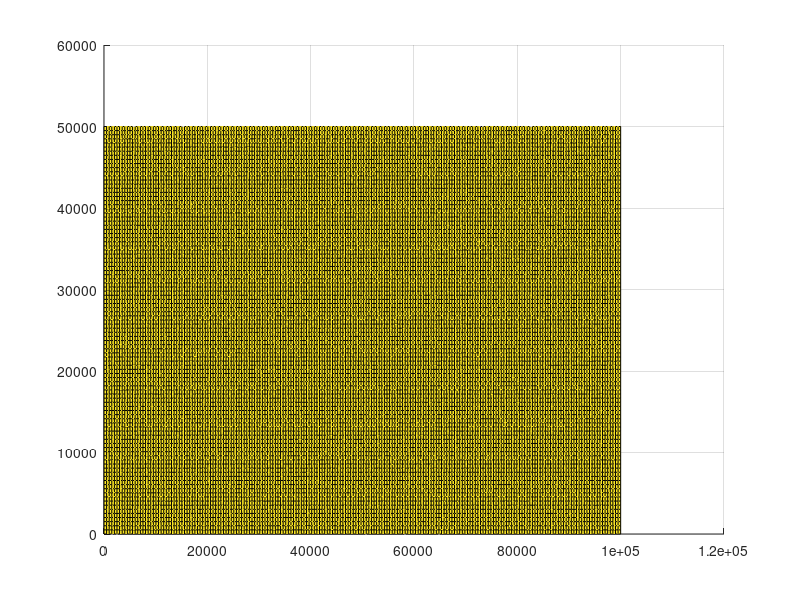

Reproduce this figure in MATLAB.
%% simple spatially variable diffusion test
clear all
close all

xmax=100000
ymax=50000

x=linspace(0,xmax,200);
y=linspace(0,ymax,100);

[xi, yi]=meshgrid(x,y);
bi=zeros(length(y),length(x));
bi(xi==0 | yi==0 | xi==xmax | yi==ymax)=2;


xi=xi+rand([length(y),length(x)]);
yi=yi+rand([length(y),length(x)]);




zi=zeros(length(y),length(x))+10+(5.*rand(length(y),length(x)));
zi(bi==2)=0;


kd=zeros(length(y),length(x));
kd2=zeros(length(y),length(x))+1;
kd3=kd2+1;


depths=(kd-7000)+800.*(1-yi./max(max(yi)));
depths2=(kd-1000)+800.*(1-yi./max(max(yi)));
depths3=(kd-30000)+800.*(1-yi./max(max(yi)));
% zi(xi>25000 & xi<75000 & yi>25000 & yi<75000)=10;
% zi(xi>125000 & xi<175000 & yi>25000 & yi<75000)=10;


% 
% kd(xi>=100000)=0;
% kd2(xi<100000)=1;

surf(xi,yi,zi,kd)%, 'edgecolor','none')
xx=xi(:);
yy=yi(:);
zz=zi(:);
bb=bi(:);
kdd=kd(:);
dpdd=depths(:);
kdd2=kd2(:);
dpdd2=depths2(:);
kdd3=kd3(:);
dpdd3=depths3(:);

m=[xx yy zz bb kdd dpdd kdd2 dpdd2 kdd3 dpdd3];
gg=sortrows(m,[4 1 2]);
x2=gg(:,1);
y2=gg(:,2);
z2=gg(:,3);
b2=gg(:,4);
kd2=gg(:,5);
dpdd_2=gg(:,6);
kd2_2=gg(:,7);
dpdd2_2=gg(:,8);

kd3_2=gg(:,9);
dpdd3_2=gg(:,10);


  fid=fopen('simplediff_test.pts', 'wt');
     fprintf(fid, '%i\n', size(x2,1));
  for i=1:size(x2)
     fprintf(fid,'%-f %f %f %i\n',x2(i),y2(i),z2(i),b2(i));
  end
  
  fclose(fid)  

  fid=fopen('kdunits', 'wt');
     
  for i=1:size(x2)
      kd2(i);
      kd(i);
     fprintf(fid,'%i %i %i\n',kd2(i), kd2_2(i), kd3_2(i));
  end
  
  fclose(fid)  
  
    fid=fopen('unitdepths', 'wt');
     
  for i=1:size(x2)
     fprintf(fid,'%f %f %f\n',dpdd_2(i), dpdd2_2(i), dpdd3_2(i));
  end
  
  fclose(fid)  
  
  
  units=[0 1 2];
  kdvals=[0.0000001 0.00000001 0.00000001];
  kbvals=[0.000005 0.00001 0.000005];
  sedrockflag=[1 1 1];
  Dgrade=[1 1 1];
    fid=fopen('kdtable', 'wt');
     
  for i=1:length(units)
     fprintf(fid,'%f %f %i %f\n',kdvals(i), kbvals(i), sedrockflag(i), Dgrade(i));
  end
  
  fclose(fid)  
  
  close all
  
  surface(xi,yi,depths2+depths)
hold on
surface(xi,yi,depths)